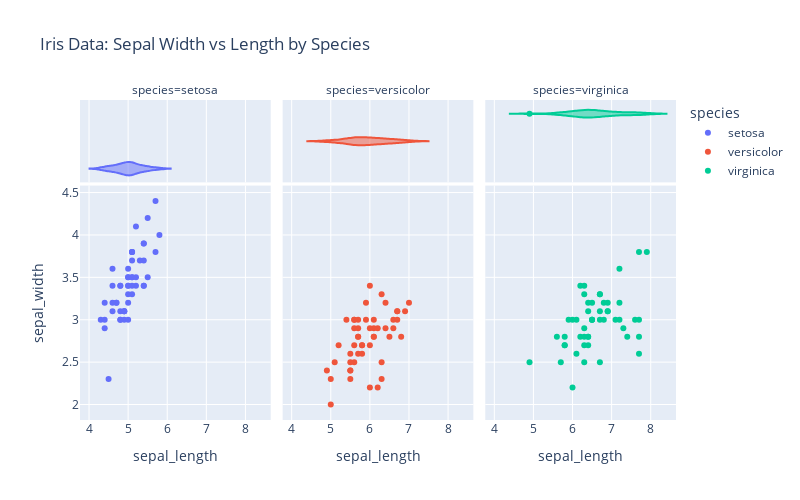

Notebook source saved alongside this figure:
### Markdown cell above
2. Add facets by setting the argument `facet_col` as `'species'`

### Code cell
fig = px.scatter(df, x="sepal_length", y="sepal_width", color="species", 
                 facet_col="species",
                 height = 500, width = 800,
                 marginal_x="violin", marginal_y="violin",
                 title ="Iris Data: Sepal Width vs Length by Species"
                 )
fig.show()

### Figure 1 — Plotly figure (JSON) as saved in the notebook; plotly's stock layout.template omitted (floating-point values rounded to 4 significant figures)
{"data": [{"hovertemplate": "species=setosa<br>sepal_length=%{x}<br>sepal_width=%{y}<extra></extra>", "legendgroup": "setosa", "marker": {"color": "#636efa", "symbol": "circle"}, "mode": "markers", "name": "setosa", "orientation": "v", "showlegend": true, "type": "scatter", "x": [5.1, 4.9, 4.7, 4.6, 5, 5.4, 4.6, 5, 4.4, 4.9, 5.4, 4.8, 4.8, 4.3, 5.8, 5.7, 5.4, 5.1, 5.7, 5.1, 5.4, 5.1, 4.6, 5.1, 4.8, 5, 5, 5.2, 5.2, 4.7, 4.8, 5.4, 5.2, 5.5, 4.9, 5, 5.5, 4.9, 4.4, 5.1, 5, 4.5, 4.4, 5, 5.1, 4.8, 5.1, 4.6, 5.3, 5], "xaxis": "x", "y": [3.5, 3, 3.2, 3.1, 3.6, 3.9, 3.4, 3.4, 2.9, 3.1, 3.7, 3.4, 3, 3, 4, 4.4, 3.9, 3.5, 3.8, 3.8, 3.4, 3.7, 3.6, 3.3, 3.4, 3, 3.4, 3.5, 3.4, 3.2, 3.1, 3.4, 4.1, 4.2, 3.1, 3.2, 3.5, 3.1, 3, 3.4, 3.5, 2.3, 3.2, 3.5, 3.8, 3, 3.8, 3.2, 3.7, 3.3], "yaxis": "y"}, {"alignmentgroup": "True", "hovertemplate": "species=setosa<br>sepal_length=%{x}<extra></extra>", "legendgroup": "setosa", "marker": {"color": "#636efa", "symbol": "circle"}, "name": "setosa", "offsetgroup": "setosa", "scalegroup": "x", "showlegend": false, "type": "violin", "x": [5.1, 4.9, 4.7, 4.6, 5, 5.4, 4.6, 5, 4.4, 4.9, 5.4, 4.8, 4.8, 4.3, 5.8, 5.7, 5.4, 5.1, 5.7, 5.1, 5.4, 5.1, 4.6, 5.1, 4.8, 5, 5, 5.2, 5.2, 4.7, 4.8, 5.4, 5.2, 5.5, 4.9, 5, 5.5, 4.9, 4.4, 5.1, 5, 4.5, 4.4, 5, 5.1, 4.8, 5.1, 4.6, 5.3, 5], "xaxis": "x4", "yaxis": "y4"}, {"hovertemplate": "species=versicolor<br>sepal_length=%{x}<br>sepal_width=%{y}<extra></extra>", "legendgroup": "versicolor", "marker": {"color": "#EF553B", "symbol": "circle"}, "mode": "markers", "name": "versicolor", "orientation": "v", "showlegend": true, "type": "scatter", "x": [7, 6.4, 6.9, 5.5, 6.5, 5.7, 6.3, 4.9, 6.6, 5.2, 5, 5.9, 6, 6.1, 5.6, 6.7, 5.6, 5.8, 6.2, 5.6, 5.9, 6.1, 6.3, 6.1, 6.4, 6.6, 6.8, 6.7, 6, 5.7, 5.5, 5.5, 5.8, 6, 5.4, 6, 6.7, 6.3, 5.6, 5.5, 5.5, 6.1, 5.8, 5, 5.6, 5.7, 5.7, 6.2, 5.1, 5.7], "xaxis": "x2", "y": [3.2, 3.2, 3.1, 2.3, 2.8, 2.8, 3.3, 2.4, 2.9, 2.7, 2, 3, 2.2, 2.9, 2.9, 3.1, 3, 2.7, 2.2, 2.5, 3.2, 2.8, 2.5, 2.8, 2.9, 3, 2.8, 3, 2.9, 2.6, 2.4, 2.4, 2.7, 2.7, 3, 3.4, 3.1, 2.3, 3, 2.5, 2.6, 3, 2.6, 2.3, 2.7, 3, 2.9, 2.9, 2.5, 2.8], "yaxis": "y2"}, {"alignmentgroup": "True", "hovertemplate": "species=versicolor<br>sepal_length=%{x}<extra></extra>", "legendgroup": "versicolor", "marker": {"color": "#EF553B", "symbol": "circle"}, "name": "versicolor", "offsetgroup": "versicolor", "scalegroup": "x", "showlegend": false, "type": "violin", "x": [7, 6.4, 6.9, 5.5, 6.5, 5.7, 6.3, 4.9, 6.6, 5.2, 5, 5.9, 6, 6.1, 5.6, 6.7, 5.6, 5.8, 6.2, 5.6, 5.9, 6.1, 6.3, 6.1, 6.4, 6.6, 6.8, 6.7, 6, 5.7, 5.5, 5.5, 5.8, 6, 5.4, 6, 6.7, 6.3, 5.6, 5.5, 5.5, 6.1, 5.8, 5, 5.6, 5.7, 5.7, 6.2, 5.1, 5.7], "xaxis": "x5", "yaxis": "y5"}, {"hovertemplate": "species=virginica<br>sepal_length=%{x}<br>sepal_width=%{y}<extra></extra>", "legendgroup": "virginica", "marker": {"color": "#00cc96", "symbol": "circle"}, "mode": "markers", "name": "virginica", "orientation": "v", "showlegend": true, "type": "scatter", "x": [6.3, 5.8, 7.1, 6.3, 6.5, 7.6, 4.9, 7.3, 6.7, 7.2, 6.5, 6.4, 6.8, 5.7, 5.8, 6.4, 6.5, 7.7, 7.7, 6, 6.9, 5.6, 7.7, 6.3, 6.7, 7.2, 6.2, 6.1, 6.4, 7.2, 7.4, 7.9, 6.4, 6.3, 6.1, 7.7, 6.3, 6.4, 6, 6.9, 6.7, 6.9, 5.8, 6.8, 6.7, 6.7, 6.3, 6.5, 6.2, 5.9], "xaxis": "x3", "y": [3.3, 2.7, 3, 2.9, 3, 3, 2.5, 2.9, 2.5, 3.6, 3.2, 2.7, 3, 2.5, 2.8, 3.2, 3, 3.8, 2.6, 2.2, 3.2, 2.8, 2.8, 2.7, 3.3, 3.2, 2.8, 3, 2.8, 3, 2.8, 3.8, 2.8, 2.8, 2.6, 3, 3.4, 3.1, 3, 3.1, 3.1, 3.1, 2.7, 3.2, 3.3, 3, 2.5, 3, 3.4, 3], "yaxis": "y3"}, {"alignmentgroup": "True", "hovertemplate": "species=virginica<br>sepal_length=%{x}<extra></extra>", "legendgroup": "virginica", "marker": {"color": "#00cc96", "symbol": "circle"}, "name": "virginica", "offsetgroup": "virginica", "scalegroup": "x", "showlegend": false, "type": "violin", "x": [6.3, 5.8, 7.1, 6.3, 6.5, 7.6, 4.9, 7.3, 6.7, 7.2, 6.5, 6.4, 6.8, 5.7, 5.8, 6.4, 6.5, 7.7, 7.7, 6, 6.9, 5.6, 7.7, 6.3, 6.7, 7.2, 6.2, 6.1, 6.4, 7.2, 7.4, 7.9, 6.4, 6.3, 6.1, 7.7, 6.3, 6.4, 6, 6.9, 6.7, 6.9, 5.8, 6.8, 6.7, 6.7, 6.3, 6.5, 6.2, 5.9], "xaxis": "x6", "yaxis": "y6"}], "layout": {"annotations": [{"font": {}, "showarrow": false, "text": "species=setosa", "x": 0.16, "xanchor": "center", "xref": "paper", "y": 1, "yanchor": "bottom", "yref": "paper"}, {"font": {}, "showarrow": false, "text": "species=versicolor", "x": 0.5, "xanchor": "center", "xref": "paper", "y": 1, "yanchor": "bottom", "yref": "paper"}, {"font": {}, "showarrow": false, "text": "species=virginica", "x": 0.84, "xanchor": "center", "xref": "paper", "y": 1, "yanchor": "bottom", "yref": "paper"}], "height": 500, "legend": {"title": {"text": "species"}, "tracegroupgap": 0}, "title": {"text": "Iris Data: Sepal Width vs Length by Species"}, "width": 800, "xaxis": {"anchor": "y", "domain": [0, 0.32], "title": {"text": "sepal_length"}}, "xaxis2": {"anchor": "y2", "domain": [0.34, 0.66], "matches": "x", "title": {"text": "sepal_length"}}, "xaxis3": {"anchor": "y3", "domain": [0.68, 1.0], "matches": "x", "title": {"text": "sepal_length"}}, "xaxis4": {"anchor": "y4", "domain": [0, 0.32], "matches": "x", "showgrid": true, "showticklabels": false}, "xaxis5": {"anchor": "y5", "domain": [0.34, 0.66], "matches": "x", "showgrid": true, "showticklabels": false}, "xaxis6": {"anchor": "y6", "domain": [0.68, 1.0], "matches": "x", "showgrid": true, "showticklabels": false}, "yaxis": {"anchor": "x", "domain": [0, 0.7326], "title": {"text": "sepal_width"}}, "yaxis2": {"anchor": "x2", "domain": [0, 0.7326], "matches": "y", "showticklabels": false}, "yaxis3": {"anchor": "x3", "domain": [0, 0.7326], "matches": "y", "showticklabels": false}, "yaxis4": {"anchor": "x4", "domain": [0.7426, 1], "matches": "y4", "showgrid": false, "showline": false, "showticklabels": false, "ticks": ""}, "yaxis5": {"anchor": "x5", "domain": [0.7426, 1], "matches": "y4", "showgrid": false, "showline": false, "showticklabels": false, "ticks": ""}, "yaxis6": {"anchor": "x6", "domain": [0.7426, 1], "matches": "y4", "showgrid": false, "showline": false, "showticklabels": false, "ticks": ""}}}
